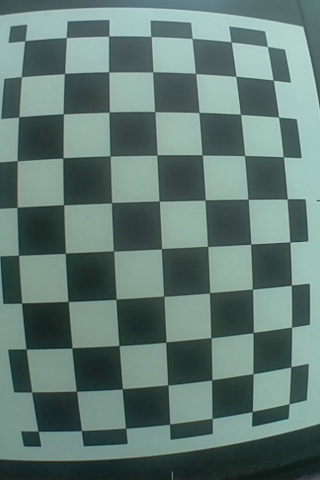
#> input picture WideAngleCalibration/test_img/1.jpg, 320 x 480 px; its folder holds only this picture in this run
$ python WideAngleCalibration2.py
#> lines starting #> are read from the running program, lines starting #| are printed output that depends on the picture; long printed decimals are rounded
import cv2
import glob
import numpy as np
import pickle
import os

# 棋盤規格
BOARD_RAW = 5
BOARD_COL = 8

# 圖檔路徑
IMG_SAVE_PATH = "test_img/"
IMG_RESULT_PATH = "cal_img/"

if __name__ == '__main__':
    obj_p = np.zeros((BOARD_RAW*BOARD_COL, 3), np.float32)

    # np.mgrid[0:raw, 0:col]的shape為(2, 19, 13)轉至後為(13, 19, 2)，reshape後為(13*19, 2)
    # obj_p[:, :2]===>obj_p[:, 0] and obj_p[:, 1]
    obj_p[:, :2] = np.mgrid[0:BOARD_RAW, 0:BOARD_COL].T.reshape(-1, 2)
    # print('obj_p:', obj_p)

    obj_points = []
    img_points = []

    images = glob.glob(IMG_SAVE_PATH + '*.jpg')
    for name in images:
        print('name:', name)
        img = cv2.imread(name)
#> img is the input picture: shape (480, 320, 3); mean B, G, R 115.8, 122.1, 97.8
        gray = cv2.cvtColor(img, cv2.COLOR_BGR2GRAY)
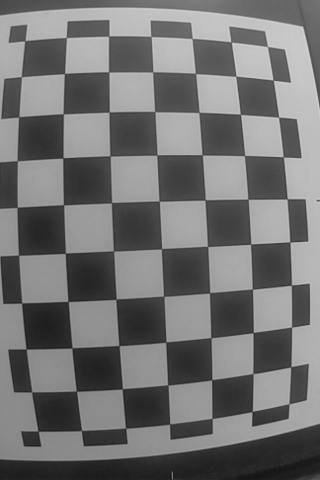
#> gray: shape (480, 320); min 21, max 212, mean 114.1

        # 尋找角點
        ret, corners = cv2.findChessboardCorners(gray, (BOARD_RAW, BOARD_COL), None)
#> ret = False; corners = None
        criteria = (cv2.TERM_CRITERIA_EPS + cv2.TERM_CRITERIA_MAX_ITER, 30, 0.001)
#> (the run stopped early here; a loop or call above may not have finished)

$ run again, on WideAngleCalibration/test_img/5.jpg
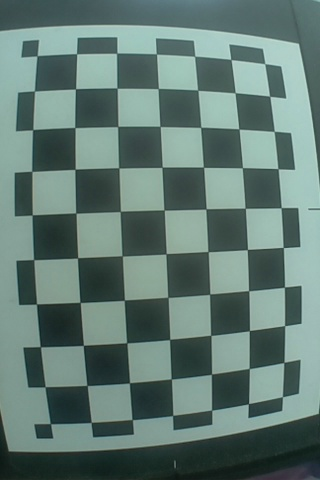
#> input picture WideAngleCalibration/test_img/5.jpg, 320 x 480 px
#> img is the input picture: shape (480, 320, 3); mean B, G, R 115.9, 122.5, 98.4
#> `gray = cv2.cvtColor(img, cv2.COLOR_BGR2GRAY)`:
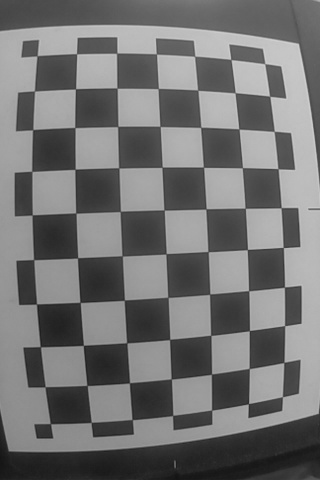
#> gray: shape (480, 320); min 19, max 210, mean 114.5
#> ret = False; corners = None

$ run again, on WideAngleCalibration/test_img/7.jpg
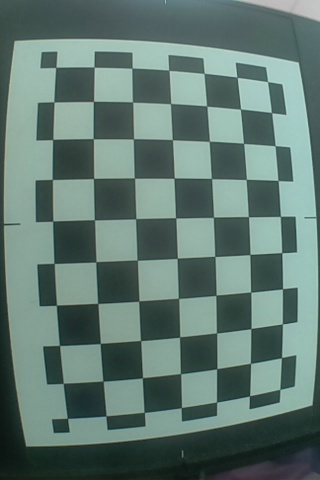
#> input picture WideAngleCalibration/test_img/7.jpg, 320 x 480 px
#> img is the input picture: shape (480, 320, 3); mean B, G, R 114.3, 121.4, 97.4
#> `gray = cv2.cvtColor(img, cv2.COLOR_BGR2GRAY)`:
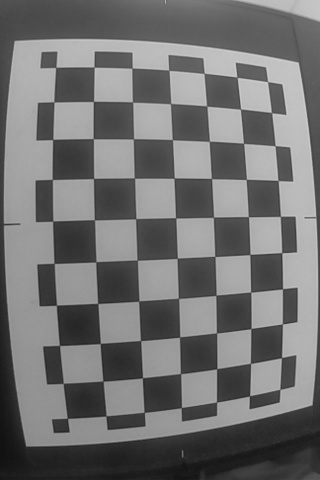
#> gray: shape (480, 320); min 17, max 207, mean 113.4
#> `ret, corners = cv2.findChessboardCorners(gray, (BOARD_RAW, BOARD_COL),..`: ret = True; corners = 40 rows, first 8: [93.4, 101.3], [132.7, 102.1], [170.6, 103.8], [207, 106.2], [240.4, 109], [93.16, 138.9], [133.4, 139], [172.4, 139.8]
#> sub_corners = 40 rows, first 8: [93.43, 101.4], [132.5, 102.1], [170.6, 103.6], [206.7, 106.1], [240.5, 109.1], [93.27, 138.7], [133.5, 138.8], [172.4, 139.7]
#> `img = cv2.drawChessboardCorners(gray, (BOARD_RAW, BOARD_COL), sub_corn..`:
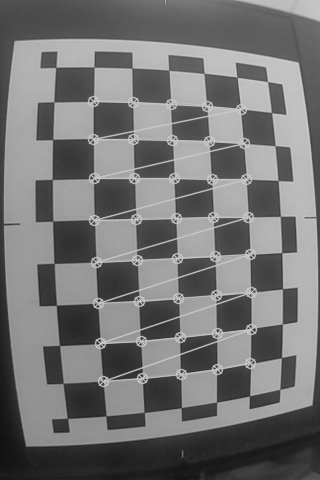
#> img: shape (480, 320); min 17, max 207, mean 116.4
#> `ret, mtx, dist, rvecs, tvecs = cv2.calibrateCamera(obj_points, img_poi..`: ret = 0.0614; mtx = [[391.1, 0, 155.5], [0, 389.9, 236.4], [0, 0, 1]]; dist = [[-0.344, -0.216, 0.000695, 0.00182, 1.38]]; rvecs = ([-0.0206, -0.226, -0.0339],); tvecs = ([-1.56, -3.39, 9.24],)
#| ret: 0.06139
#| mtx: [[391.138   0.         155.460]
#|  [  0.         389.944 236.355]
#|  [  0.           0.           1.        ]]
#| dist: [[-3.44356045e-01 -2.16390454e-01  6.95214060e-04  1.81576138e-03
#|    1.38178056e+00]]
#| rvecs: (array([[-0.02063],
#|        [-0.2262],
#|        [-0.03392]]),)
#| tvecs: (array([[-1.557],
#|        [-3.392],
#|        [ 9.239]]),)
#> cal_parameter = {'ret': 0.0614, 'mtx': [[391.1, 0, 155.5], [0, 389.9, 236.4], [0, 0, 1]], 'dist': [[-0.344, -0.216, 0.000695, 0.00182, 1.38]], 'rvecs': ([-0.0206, -0.226, -0.0339],), 'tvecs': ([-1.56, -3.39, 9.24],)}
